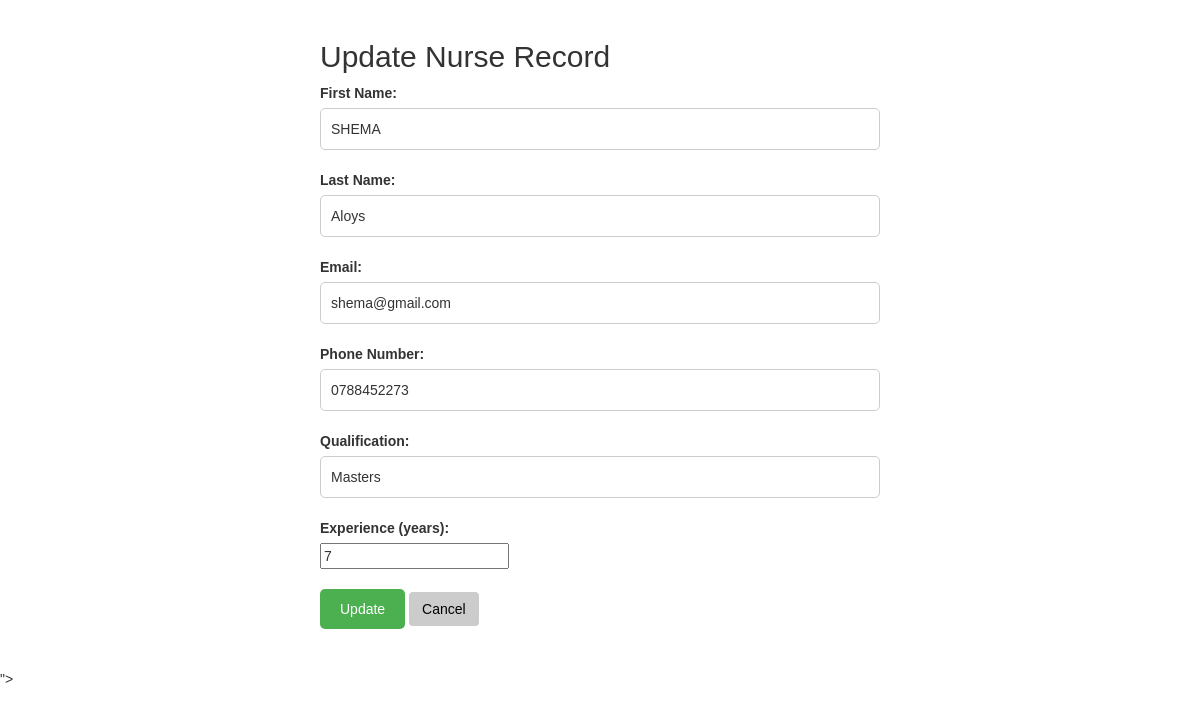
The app's page /nupdate.php?updateID=1 with its own data.
### tables this page shows
CREATE TABLE `nurse` (
  `ID` int(30) NOT NULL,
  `FirstName` varchar(30) DEFAULT NULL,
  `LastName` varchar(30) DEFAULT NULL,
  `Email` varchar(30) DEFAULT NULL,
  `PhoneNumber` varchar(30) DEFAULT NULL,
  `Qualification` varchar(30) DEFAULT NULL,
  `ExperienceYears` varchar(30) DEFAULT NULL
);

### nupdate.php (the view, shortened to what this page needs)
<?php
include('database_connection.php');
if (isset($_GET['updateID'])) {
    $id = $_GET['updateID'];
    $sql_select = "SELECT * FROM nurse WHERE ID=$id";
    $result = $conn->query($sql_select);
    if ($result->num_rows > 0) {
        $row = $result->fetch_assoc();
    } else {
        echo "No record found for ID: $id";
    }
}
?>
<!DOCTYPE html>
<html>
<head>
</head>
<head>
    <link rel="stylesheet" href="https://cdn.jsdelivr.net/npm/bootstrap@3.3.7/dist/css/bootstrap.min.css">
</head>
<body>
    <div class="container">
        <h2>Update Nurse Record</h2>
        <form method="POST" action="">
            <div class="form-group">
                <label for="fname">First Name:</label>
                <input type="text" id="fname" name="fname" value="<?php echo $row['FirstName']; ?>" required>
            </div>
            <div class="form-group">
                <label for="lname">Last Name:</label>
                <input type="text" id="lname" name="lname" value="<?php echo $row['LastName']; ?>" required>
            </div>
            <div class="form-group">
                <label for="email">Email:</label>
                <input type="email" id="email" name="email" value="<?php echo $row['Email']; ?>" required>
            </div>
            <div class="form-group">
                <label for="phone">Phone Number:</label>
                <input type="text" id="phone" name="phone" value="<?php echo $row['PhoneNumber']; ?>" required>
            </div>
            <div class="form-group">
                <label for="qualification">Qualification:</label>
                <input type="text" id="qualification" name="qualification" value="<?php echo $row['Qualification']; ?>" required>
            </div>
            <div class="form-group">
                <label for="experience">Experience (years):</label>
                <input type="number" id="experience" name="experience" value="<?php echo $row['ExperienceYears']; ?>" required>
            </div>
            <div class="form-group">
                <input type="submit" name="submit" value="Update" class="btn btn-primary">
                <a href="nurse.php" class="btn btn-secondary">Cancel</a>
            </div>
        </form>
    </div>
</body>
</html>
</body>
</html>

### nupdate.php (style rules this page uses)
body { font-family: Arial, sans-serif; }
.container { max-width: 600px; margin: auto; padding: 20px; }
.form-group { margin-bottom: 20px; }
label { display: block; font-weight: bold; margin-bottom: 5px; }
input[type="text"], input[type="email"], textarea, select { width: 100%; padding: 10px; border: 1px solid #ccc; border-radius: 5px; box-sizing: border-box; }
input[type="submit"] { background-color: #4CAF50; color: white; border: none; padding: 10px 20px; border-radius: 5px; cursor: pointer; }
.btn-secondary { background-color: #ccc; color: #000; }

### records on screen
nurse: fname "SHEMA", lname "Aloys", email "shema@gmail.com", phone "0788452273", qualification "Masters", experience "7"
